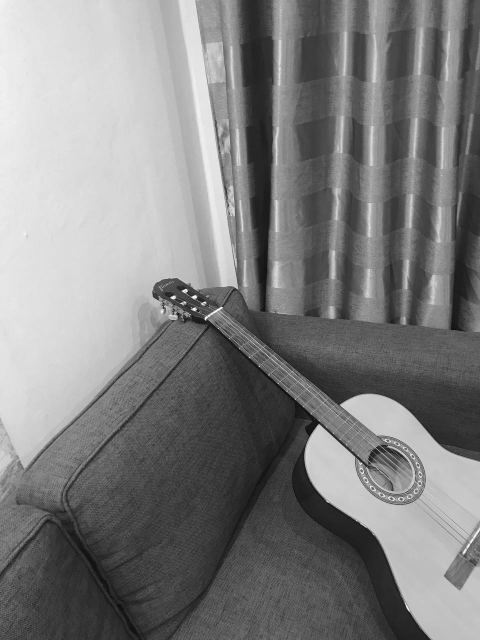
#> input picture 2lab/images/guitar_left_gray.jpg, 960 x 1280 px, found by its file name (shown at 1/2 size)
$ python arbitrary_affine.py
#> lines starting #> are read from the running program, lines starting #| are printed output that depends on the picture
import cv2 as cv
import numpy as np

img_path = "C:/denFiles/git/technical-vision/2lab/images/"
img = cv.imread(img_path + "guitar_left_gray.jpg", cv.IMREAD_GRAYSCALE)
#> img is the input picture: shape (1280, 960); min 0, max 255, mean 127.8
n_rows, n_cols = img.shape[:2]
#> n_rows = 1280; n_cols = 960

# Set points
pts_src = np.float32([[775, 881], [819, 993], [888, 1152]])
pts_dst = np.float32([[58, 753], [99, 860], [159, 1000]])

# Get the transformation matrix
T = cv.getAffineTransform(pts_src, pts_dst)

# Apply transformation
new_img = cv.warpAffine(img, T, (n_cols, n_rows))
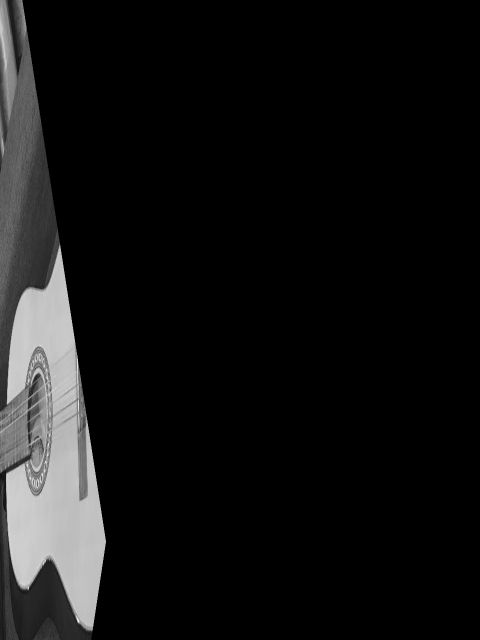
#> new_img: shape (1280, 960) (shown at 1/2 size); min 0, max 253, mean 18.7

# cv.imwrite(img_path + "arbit_aff_winter.jpg", new_img)
cv.imshow("Arbitrary affine transform", new_img)
cv.waitKey(0)
cv.destroyAllWindows()
